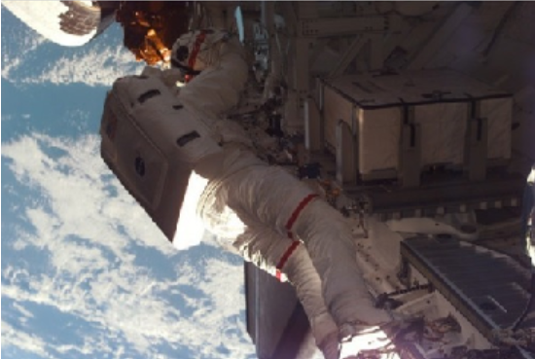
#> input picture 示例代码/直方图与图像增强/image/space.png, 536 x 359 px, found by its file name
$ jupyter execute CLAHE.ipynb
#> lines starting #> are read from the running program, lines starting #| are printed output that depends on the picture
[cell 1]
import cv2
import numpy as np

#### 读入图像

[cell 2]
#img = cv2.imread('image\space.png')
img = cv2.imread('image\space.png',cv2.IMREAD_GRAYSCALE)
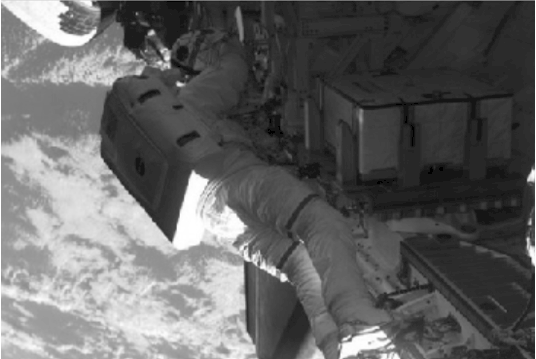
#> img: shape (359, 536); min 0, max 255, mean 99.4

[cell 3]
#cv2.imshow('name',img)
#cv2.waitKey(0)
#cv2.destroyAllWindows()

#### CLAHE图像增强

[cell 4]
clahe = cv2.createCLAHE(clipLimit=2.0, tileGridSize=(4,4))
claheImg = clahe.apply(img)
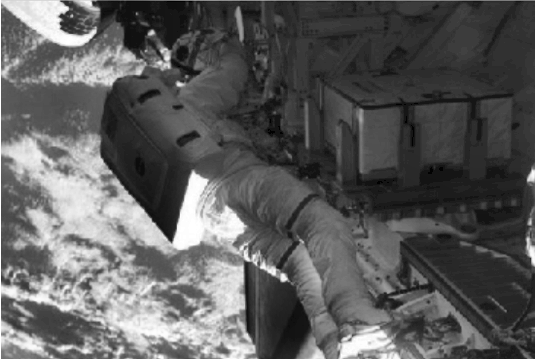
#> claheImg: shape (359, 536); min 1, max 255, mean 92.5

[cell 5]
imags = np.hstack((img,claheImg ))
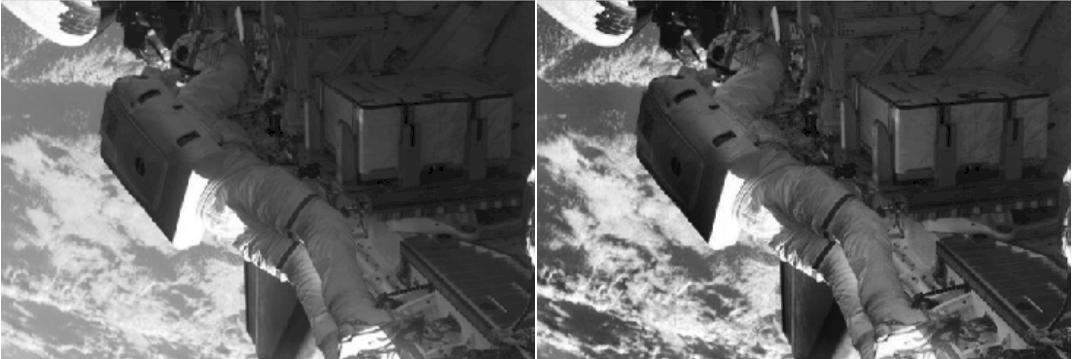
#> imags: shape (359, 1072); min 0, max 255, mean 96
cv2.imshow('imags',imags)
cv2.waitKey(0)
cv2.destroyAllWindows()
